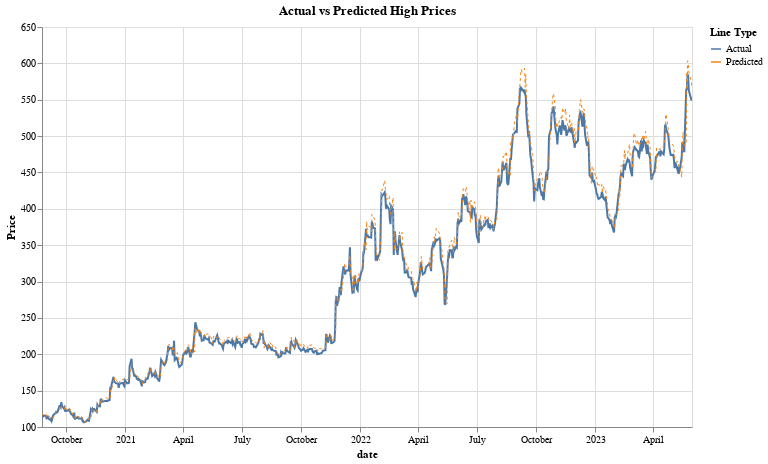

Notebook code for this chart:
### Code cell
import altair as alt

alt.themes.enable('fivethirtyeight')

predictions_df['date'] = pd.to_datetime(predictions_df['date'])

predictions_df['label'] = 'Actual'
predictions_df['predicted_label'] = 'Predicted'

# Actual high price line
line1 = alt.Chart(predictions_df).mark_line(strokeWidth=2).encode(
    x='date:T',
    y=alt.Y('y_test:Q', title='Price', scale=alt.Scale(zero=False)),
    color=alt.Color('label:N', legend=alt.Legend(title="Line Type")),
    tooltip=['date', 'y_test', 'y_pred']
)

# Predicted high price line
line2 = alt.Chart(predictions_df).mark_line(strokeWidth=1, strokeDash=[3, 3]).encode(
    x='date:T',
    y=alt.Y('y_pred:Q', title='', scale=alt.Scale(zero=False)),
    color=alt.Color('predicted_label:N', legend=alt.Legend(title="Line Type")),
    tooltip=['date', 'y_test', 'y_pred']
)

# Combine the two lines
chart = alt.layer(line1, line2).properties(
    title='Actual vs Predicted High Prices',
    width=650,
    height=400
).interactive()

chart

### Figure 1 — Vega-Lite specification as saved in the notebook (floating-point values rounded to 4 significant figures; data arrays with more than 128 entries replaced by an {"elided": "..."} marker saying what was removed)
{"usermeta": {"embedOptions": {"theme": "fivethirtyeight"}}, "config": {"view": {"continuousWidth": 300, "continuousHeight": 300}}, "layer": [{"mark": {"type": "line", "strokeWidth": 2}, "encoding": {"color": {"field": "label", "legend": {"title": "Line Type"}, "type": "nominal"}, "tooltip": [{"field": "date", "type": "temporal"}, {"field": "y_test", "type": "quantitative"}, {"field": "y_pred", "type": "quantitative"}], "x": {"field": "date", "type": "temporal"}, "y": {"field": "y_test", "scale": {"zero": false}, "title": "Price", "type": "quantitative"}}, "name": "view_8"}, {"mark": {"type": "line", "strokeDash": [3, 3], "strokeWidth": 1}, "encoding": {"color": {"field": "predicted_label", "legend": {"title": "Line Type"}, "type": "nominal"}, "tooltip": [{"field": "date", "type": "temporal"}, {"field": "y_test", "type": "quantitative"}, {"field": "y_pred", "type": "quantitative"}], "x": {"field": "date", "type": "temporal"}, "y": {"field": "y_pred", "scale": {"zero": false}, "title": "", "type": "quantitative"}}}], "data": {"name": "data-2019aefe498d9e0acf645897c2d68a4c"}, "height": 400, "params": [{"name": "param_8", "select": {"type": "interval", "encodings": ["x", "y"]}, "bind": "scales", "views": ["view_8"]}], "title": "Actual vs Predicted High Prices", "width": 650, "$schema": "https://vega.github.io/schema/vega-lite/v5.8.0.json", "datasets": {"data-2019aefe498d9e0acf645897c2d68a4c": {"elided": "740 records"}}}
